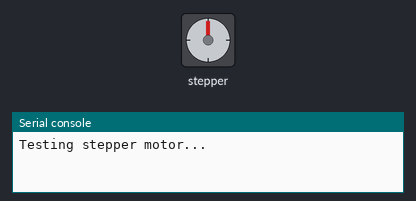
Recording of a program running on a simulated MicroPython board. Parts: stepper motor, the last lines printed to the serial console. The stepper is drawn at 2048 steps a turn. At 1.1 s the program stops and its outputs stay as they are.

Above: at 0.15 s.
At 0.75 s:
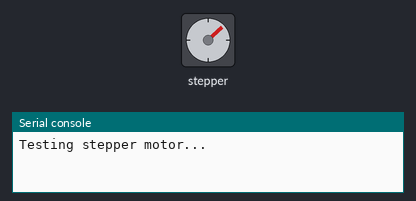
At 1.2 s:
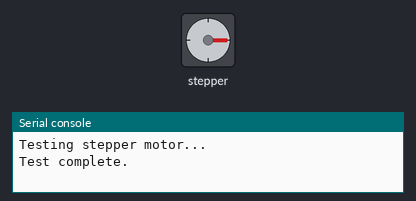
Timing chart, 0 to 2.6 s (numbered marks = the images above):
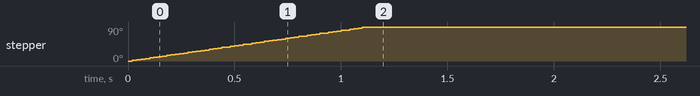

Measured:
- by itself, stepper: turns 90° clockwise in 1.1 s

The program:

_rex_motors.py
```python
from machine import Pin
from time import sleep

# Define the input pins connected to the ULN2003 driver
IN1 = Pin(16, Pin.OUT)
IN2 = Pin(17, Pin.OUT)
IN3 = Pin(18, Pin.OUT)
IN4 = Pin(19, Pin.OUT)

# Step sequence for the 28BYJ-48 motor
step_sequence = [
    [1, 0, 0, 0],  # Step 1
    [1, 1, 0, 0],  # Step 2
    [0, 1, 0, 0],  # Step 3
    [0, 1, 1, 0],  # Step 4
    [0, 0, 1, 0],  # Step 5
    [0, 0, 1, 1],  # Step 6
    [0, 0, 0, 1],  # Step 7
    [1, 0, 0, 1],  # Step 8
]

# Function to set the pins based on the step
def set_pins(step):
    IN1.value(step[0])
    IN2.value(step[1])
    IN3.value(step[2])
    IN4.value(step[3])

# Rotate the stepper motor
def test_motor(delay=0.001, steps=128):
    print("Testing stepper motor...")
    for _ in range(steps):
        for step in step_sequence:
            set_pins(step)
            sleep(delay)
    print("Test complete.")

# Run the test
test_motor()
```
